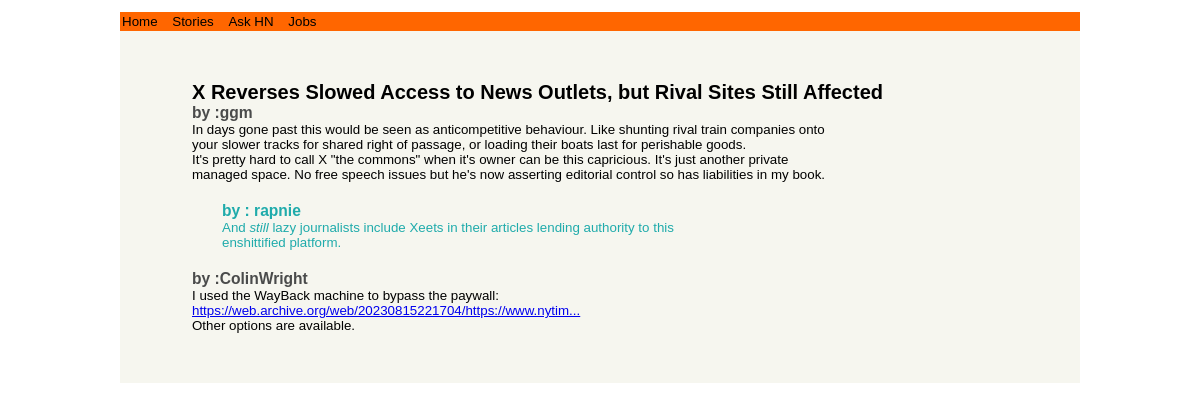
The page /comments/37144402 on the database its author committed.
### hacker_news/models.py (models this page shows)
class Items(models.Model):
    id  = models.IntegerField(primary_key=True,unique=True)
    by = models.CharField(max_length=200, null=True, blank=True)
    type = models.CharField(max_length=200, null=True, blank=True)
    title = models.CharField(max_length=500, null=True, blank=True)
    text = models.TextField(null=True, blank=True)
    descendants = models.IntegerField(null=True, blank=True)
    url = models.CharField(max_length=500, null=True, blank=True)
    deleted = models.BooleanField()
    dead = models.BooleanField()
    created =models.DateTimeField(auto_now_add=True)

class Comments(models.Model):
    id  = models.IntegerField(primary_key=True,unique=True)
    item = models.ForeignKey(Items,null=True, blank=True, on_delete=models.CASCADE)
    by = models.CharField(max_length=200, null=True, blank=True)
    type = models.CharField(max_length=200, null=True, blank=True)
    text = models.TextField(null=True, blank=True)
    parent= models.ForeignKey('self', null=True, blank=True, on_delete=models.CASCADE, related_name='+')
    deleted = models.BooleanField()
    created =models.DateTimeField(auto_now_add=True)
    dead = models.BooleanField()
    class Meta:
        ordering = ('created',)
    @property
    def children(self):
        return Comments.objects.filter(parent=self,deleted=False, dead=False)

### hacker_news/views.py (the view)
# urls.py: path('comments/<id>', comments, name='comment'),
def comments(request,id):
    item = Items.objects.get(id=id)
    comment = Comments.objects.filter(item=item)
    return render(request, 'comments.html', {'comments':comment,'item':item, 'comment_count':comment.count()})

### hacker_news/templates/comments.html
{% extends 'base.html' %}
{% block content%}
<div style="overflow: hidden; position:relative;">
	<div style="width: 85%; margin: 50px auto; ">
		<h2>{{item.title}}</h2>
		{% for comment in comments%}
			{%if not comment.parent%}
			<div style="width: 80%; margin-bottom: 20px;">
				<h3 style="color: rgb(74, 75, 75);"> by :{{comment.by}}</h3>
				<p>{{comment.text|safe}}</p>
			</div>
			{%endif%}
			{% for child in comment.children%}
				<div style="color: rgb(31, 171, 171); width: 60%; padding-left: 30px; margin-bottom: 20px;">
					<h3>by : {{child.by}}</h3>
					<p>{{child.text|safe}}</p>
				</div>
				{% endfor%}
		{% endfor%}
	</div>
</div>
{% endblock %}

### hacker_news/static/css/style.css (style rules this page uses)
* { box-sizing: border-box; margin: 0; padding: 0; }
body { font-size: 10pt; }

### rows shown on the page
Items: title "X Reverses Slowed Access to News Outlets, but Rival Sites Still Affected"
Comments: by "ggm", text "In days gone past this would be seen as anticompetitive behaviour. Like shunting rival train companies onto your slower tracks for shared right of passage, or loading their boats last for perishable goods. It's pretty hard to call X \"the commons\" when it's owner can be this capricious. It's just another private managed space. No free speech issues but he's now asserting editorial control so has liabilities in my book."
Comments: by "rapnie", text "And still lazy journalists include Xeets in their articles lending authority to this enshittified platform."
Comments: by "ColinWright", text "I used the WayBack machine to bypass the paywall: https://web.archive.org/web/20230815221704/https://www.nytim... Other options are available."
